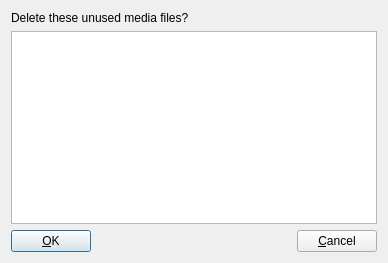
<?xml version="1.0" encoding="UTF-8"?>
<ui version="4.0">
 <class>DeleteUnusedMediaFilesDlg</class>
 <widget class="QDialog" name="DeleteUnusedMediaFilesDlg">
  <property name="geometry">
   <rect>
    <x>0</x>
    <y>0</y>
    <width>388</width>
    <height>263</height>
   </rect>
  </property>
  <property name="windowTitle">
   <string>Delete media</string>
  </property>
  <layout class="QVBoxLayout" name="verticalLayout_2">
   <item>
    <layout class="QVBoxLayout" name="verticalLayout">
     <item>
      <widget class="QLabel" name="label">
       <property name="text">
        <string>Delete these unused media files?</string>
       </property>
      </widget>
     </item>
     <item>
      <widget class="QTextBrowser" name="file_list"/>
     </item>
     <item>
      <layout class="QHBoxLayout" name="horizontalLayout">
       <item>
        <widget class="QPushButton" name="ok_button">
         <property name="text">
          <string>&amp;OK</string>
         </property>
         <property name="default">
          <bool>true</bool>
         </property>
        </widget>
       </item>
       <item>
        <spacer name="horizontalSpacer">
         <property name="orientation">
          <enum>Qt::Horizontal</enum>
         </property>
         <property name="sizeHint" stdset="0">
          <size>
           <width>40</width>
           <height>20</height>
          </size>
         </property>
        </spacer>
       </item>
       <item>
        <widget class="QPushButton" name="cancel_button">
         <property name="text">
          <string>&amp;Cancel</string>
         </property>
        </widget>
       </item>
      </layout>
     </item>
    </layout>
   </item>
  </layout>
 </widget>
 <resources/>
 <connections>
  <connection>
   <sender>ok_button</sender>
   <signal>clicked()</signal>
   <receiver>DeleteUnusedMediaFilesDlg</receiver>
   <slot>accept()</slot>
   <hints>
    <hint type="sourcelabel">
     <x>43</x>
     <y>243</y>
    </hint>
    <hint type="destinationlabel">
     <x>199</x>
     <y>149</y>
    </hint>
   </hints>
  </connection>
  <connection>
   <sender>cancel_button</sender>
   <signal>clicked()</signal>
   <receiver>DeleteUnusedMediaFilesDlg</receiver>
   <slot>reject()</slot>
   <hints>
    <hint type="sourcelabel">
     <x>234</x>
     <y>243</y>
    </hint>
    <hint type="destinationlabel">
     <x>199</x>
     <y>149</y>
    </hint>
   </hints>
  </connection>
 </connections>
</ui>
